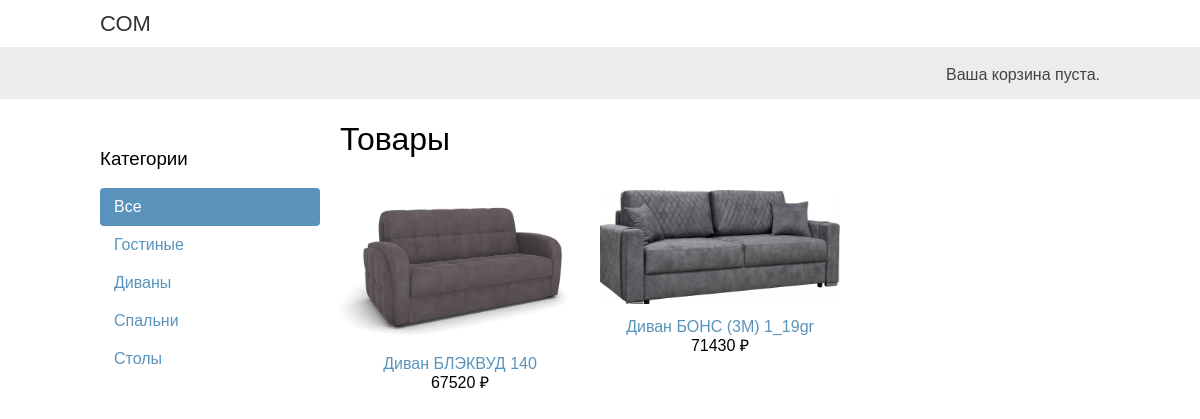
The app's page /, older data.
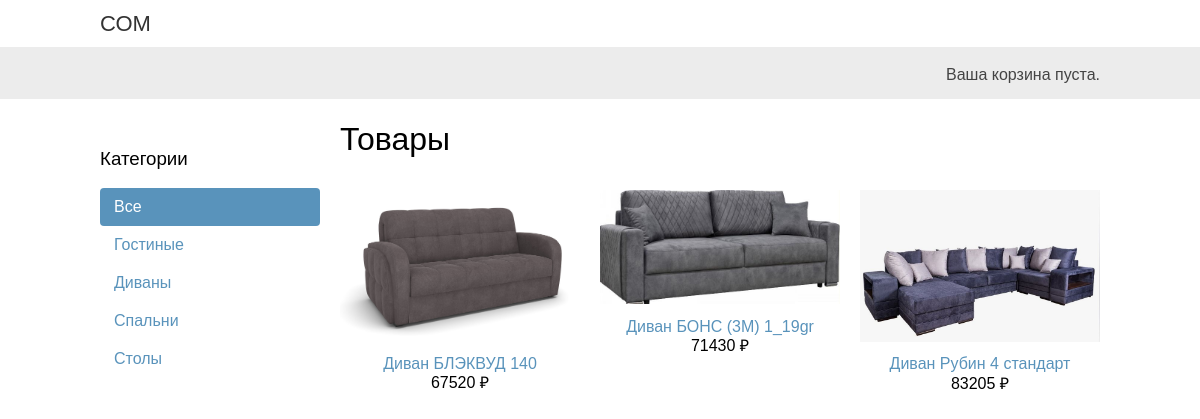
The same page, newer data.
### shop/models.py (models this page shows, shortened)
class Category(models.Model):
    name = models.CharField(max_length=200)
    slug = models.SlugField(max_length=200,
                            unique=True)
    class Meta:
        ordering = ['name']
        indexes = [
            models.Index(fields=['name']),
        ]
        verbose_name = 'category'
        verbose_name_plural = 'categories'
    def get_absolute_url(self):
        return reverse('shop:product_list_by_category',
                       args=[self.slug])

class Product(models.Model):
    category = models.ForeignKey('Category',
                                 related_name='products',
                                 on_delete=models.CASCADE)
    name = models.CharField(max_length=200)
    slug = models.CharField(max_length=200)
    image = models.ImageField(upload_to='products/%Y/%m/%d',
                              blank=True)
    description = models.TextField(blank=True)
    price = models.IntegerField()
    available = models.BooleanField(default=True)
    created = models.DateTimeField(auto_now_add=True)
    updated = models.DateTimeField(auto_now=True)
    class Meta:
        ordering = ['name']
        indexes = [
            models.Index(fields=['id', 'slug']),
            models.Index(fields=['name']),
            models.Index(fields=['-created']),
        ]
    def get_absolute_url(self):
        return reverse('shop:product_detail',
                       args=[self.id, self.slug])

### shop/views.py (the view)
# urls.py: path('', views.product_list, name='product_list'),
def product_list(request, category_slug=None):
    category = None
    categories = Category.objects.all()
    products = Product.objects.filter(available=True)
    if category_slug:
        category = get_object_or_404(Category,
                                     slug=category_slug)
        products = products.filter(category=category)
    return render(request,
                  'shop/product/list.html',
                  {'category': category,
                   'categories': categories,
                   'products': products})

### cart/cart.py (called while the page is built)
    def __len__(self):
        return sum(item['quantity'] for item in self.cart.values())

### cart/context_processors.py (called while the page is built)
def cart(request):
    cart = Cart(request)
    end = ''
    if len(cart) > 1:
        if len(cart) < 5:
            end = 'а'
        else:
            end = 'ов'
    return {'cart': Cart(request), 'end': end}

### shop/templates/shop/product/list.html (shortened to what this page needs)
{% extends 'shop/base.html' %}
{% load static %}
{% block content %}
    <div id="sidebar">
        <h3>Категории</h3>
        <ul>
            <li {% if not category %}class="selected"{% endif %}>
                    <a href="{% url 'shop:product_list' %}">Все</a>
            </li>
            {% for c in categories %}
                <li {% if category.slug == c.slug %}class="selected"{% endif %}>
                    <a href="{{ c.get_absolute_url }}">{{ c.name }}</a>
                </li>
            {% endfor %}
        </ul>
    </div>
    <div id="main" class="product-list">
        <h1>{% if category %}{{ category.name }}{% else %}Товары{% endif %}</h1>
        {% for product in products %}
            <div class="item">
                <a href="{{ product.get_absolute_url }}">
                    <img src="{% if product.image %}{{ product.image.url }}{% else %}{% static "img/no_image.png" %}{% endif %}">
                </a>
                <a href="{{ product.get_absolute_url }}">
                    {{ product.name }}
                </a>
                <br>
                {{ product.price }} ₽
            </div>
        {% endfor %}
    </div>
{% endblock %}

### shop/templates/shop/base.html (shortened to what this page needs)
{% load static %}
<!DOCTYPE html>
<html lang="en">
    <head>
        <link href="{% static 'css/base.css' %}" rel="stylesheet">
    </head>
    <body>
        <div id="header">
            <a href="/" class="logo">СОМ</a>
        </div>
        <div id="subheader">
            <div class="cart">
                {% with total_items=cart|length %}
                    {% if total_items > 0 %}
                        В вашей корзине
                        <a href="{% url 'cart:cart_detail' %}">
                            {{ total_items }} товар{{ end }},
                            {{ cart.get_total_price }} ₽
                        </a>
                    {% elif not order %}
                        Ваша корзина пуста.
                    {% endif %}
                {% endwith %}
            </div>
        </div>
        <div id="content">
            {% block content %}
            {% endblock %}
        </div>
    </body>
</html>

### shop/static/css/base.css (style rules this page uses)
body { margin:0; padding:0; font-family:helvetica, sans-serif; }
h1, h2, h3, h4, h5 , h6 { font-family: 'Ubuntu', sans-serif; font-weight:normal; }
a { text-decoration:none; color:#5993bb; }
#header { padding:10px 100px; font-size:18px; overflow:auto; }
#subheader { background:#ececec; color:#444; padding:15px 100px; overflow:auto; }
#header .logo { font-family: 'Ubuntu', sans-serif; float:left; color:#333; font-size:22px; margin-right:10%; }
#subheader .cart { float:right; padding-top:4px; }
#content { padding:0 100px; overflow:hidden; }
#sidebar { width:220px; padding:30px 20px 0 0; float:left; }
#sidebar ul { margin:0; padding:0; }
#sidebar ul li { margin:0; list-style:none; padding:10px 14px; }
#sidebar ul li a { display:block; }
#sidebar ul li.selected { background:#5993bb; border-radius:4px; }
#sidebar ul li.selected a { color:#fff; }
#main { float:left; width: 96%; margin-right:-220px; overflow:hidden; }
.product-list .item { width:25%; padding:10px 20px 10px 0; float:left; text-align:center; line-height:1.2; }
.product-list .item img { width:100%; margin-bottom:8px; }

Row changes from the older to the newer data that the page shows:
added Product: image (picture), name "Диван Рубин 4 стандарт", price "83205"
